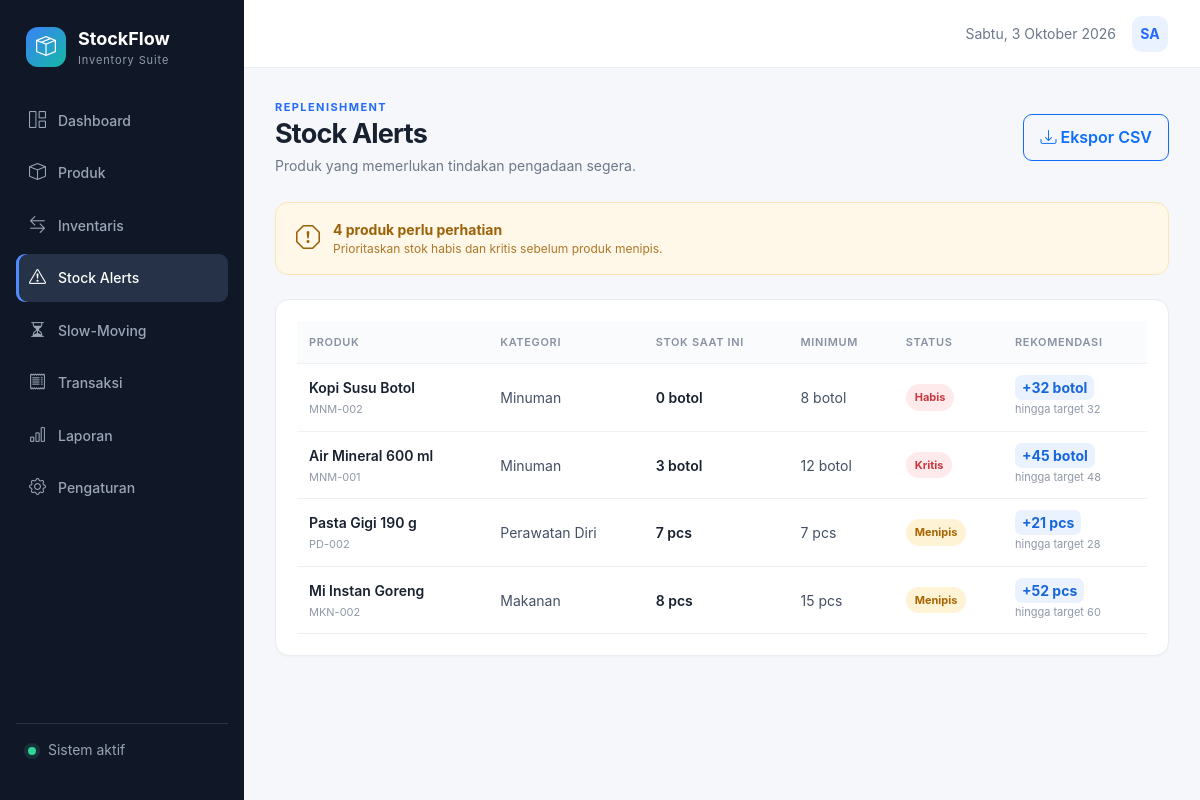
Screenshot of /alerts with the database file from the repository.
### tables this page shows
CREATE TABLE products (
    id INTEGER PRIMARY KEY AUTOINCREMENT,
    sku TEXT NOT NULL UNIQUE,
    name TEXT NOT NULL,
    category_id INTEGER NOT NULL,
    purchase_price REAL NOT NULL DEFAULT 0 CHECK (purchase_price >= 0),
    selling_price REAL NOT NULL DEFAULT 0 CHECK (selling_price >= 0),
    stock INTEGER NOT NULL DEFAULT 0 CHECK (stock >= 0),
    min_stock INTEGER NOT NULL DEFAULT 0 CHECK (min_stock >= 0),
    target_stock INTEGER NOT NULL DEFAULT 0 CHECK (target_stock >= 0),
    unit TEXT NOT NULL DEFAULT 'pcs',
    active INTEGER NOT NULL DEFAULT 1,
    created_at TEXT NOT NULL DEFAULT CURRENT_TIMESTAMP,
    updated_at TEXT NOT NULL DEFAULT CURRENT_TIMESTAMP,
    FOREIGN KEY (category_id) REFERENCES categories(id) ON DELETE RESTRICT
);

### inventory/routes.py (the view)
@bp.route("/alerts")
def alerts():
    rows = get_db().execute(
        """
        SELECT p.*, c.name AS category_name, MAX(p.target_stock - p.stock, 0) AS reorder_qty
        FROM products p JOIN categories c ON c.id = p.category_id
        WHERE p.active = 1 AND p.stock <= p.min_stock
        ORDER BY CASE WHEN p.stock = 0 THEN 0 WHEN p.stock <= MAX(1, p.min_stock / 2) THEN 1 ELSE 2 END,
                 p.stock ASC
        """
    ).fetchall()
    return render_template("alerts.html", products=rows)

### inventory/db.py (called while the page is built)
def get_db():
    if "db" not in g:
        g.db = sqlite3.connect(current_app.config["DATABASE"])
        g.db.row_factory = sqlite3.Row
        g.db.execute("PRAGMA foreign_keys = ON")
    return g.db

### inventory/routes.py (called while the page is built)
@bp.app_context_processor
def template_helpers():
    return {"stock_status": stock_status}

### inventory/services.py (called while the page is built)
def stock_status(stock, minimum):
    if stock <= 0:
        return "critical", "Habis"
    if stock <= max(1, minimum // 2):
        return "critical", "Kritis"
    if stock <= minimum:
        return "warning", "Menipis"
    return "safe", "Aman"

### inventory/templates/alerts.html
{% extends 'base.html' %}{% block title %}Stock Alerts{% endblock %}
{% block content %}<div class="page-heading"><div><p class="eyebrow">REPLENISHMENT</p><h1>Stock Alerts</h1><p>Produk yang memerlukan tindakan pengadaan segera.</p></div><a href="{{ url_for('main.export_report',status='low') }}" class="btn btn-outline-primary"><i class="bi bi-download"></i> Ekspor CSV</a></div>
<div class="alert-summary mb-4"><i class="bi bi-exclamation-octagon"></i><div><strong>{{ products|length }} produk perlu perhatian</strong><span>Prioritaskan stok habis dan kritis sebelum produk menipis.</span></div></div>
<section class="panel"><div class="table-responsive"><table class="table align-middle"><thead><tr><th>Produk</th><th>Kategori</th><th>Stok Saat Ini</th><th>Minimum</th><th>Status</th><th>Rekomendasi</th></tr></thead><tbody>{% for p in products %}{% set tone,label=stock_status(p.stock,p.min_stock) %}<tr><td><strong>{{ p.name }}</strong><small>{{ p.sku }}</small></td><td>{{ p.category_name }}</td><td><strong>{{ p.stock }} {{ p.unit }}</strong></td><td>{{ p.min_stock }} {{ p.unit }}</td><td><span class="stock-badge {{ tone }}">{{ label }}</span></td><td><span class="recommendation">+{{ p.reorder_qty }} {{ p.unit }}</span><small>hingga target {{ p.target_stock }}</small></td></tr>{% else %}<tr><td colspan="6" class="empty-state">Tidak ada alert stok aktif.</td></tr>{% endfor %}</tbody></table></div></section>{% endblock %}

### inventory/static/css/app.css (style rules this page uses)
:root { --ink:#18212f;--muted:#6d7889;--line:#e8edf3;--bg:#f5f7fa;--primary:#246bfd;--nav:#101828;--teal:#12a594;--warning:#f59e0b;--danger:#e5484d }
* { box-sizing:border-box }
body { margin:0;background:var(--bg);color:var(--ink);font-family:Inter,"Segoe UI",Roboto,Helvetica,Arial,sans-serif;font-size:14px }
.page-heading { display:flex;justify-content:space-between;align-items:center;gap:20px;margin-bottom:26px }
.page-heading h1 { font-size:27px;letter-spacing:-.03em;margin:2px 0 5px;font-weight:700 }
.page-heading p { margin:0;color:var(--muted) }
.eyebrow { font-size:11px!important;color:var(--primary)!important;font-weight:700;letter-spacing:.13em }
.btn { border-radius:9px;font-weight:600;padding:.65rem 1rem }
.metric-card,.panel,.mini-stat { background:#fff;border:1px solid var(--line);border-radius:14px;box-shadow:0 1px 2px #18212f08 }
.panel { padding:21px }
.table { margin:0 }
.table>:not(caption)>*>* { padding:13px 12px;border-color:#edf0f4 }
.table thead th { font-size:11px;text-transform:uppercase;letter-spacing:.06em;color:#8791a1;font-weight:600;background:#fafbfc;white-space:nowrap }
.table td { color:#445064 }
.table td strong,.table td small { display:block }
.table td strong { color:var(--ink);font-weight:600 }
.table td small { color:#9099a8;font-size:11px;margin-top:3px }
.stock-badge,.movement-badge { display:inline-block;border-radius:20px;padding:5px 9px;font-size:11px;font-weight:700 }
.stock-badge.warning { color:#a96400;background:#fff3d6 }
.stock-badge.critical { color:#c9363e;background:#ffeaeb }
.insight-bar,.alert-summary { border-radius:13px;padding:16px 20px;display:flex;align-items:center;gap:13px }
.alert-summary { background:#fff7e7;border:1px solid #fae4b8;color:#9c6209 }
.alert-summary i { font-size:24px }
.alert-summary strong,.alert-summary span { display:block }
.alert-summary span { font-size:12px;color:#ad7728 }
.recommendation { color:#1766db;background:#eaf2ff;border-radius:7px;padding:4px 7px;font-weight:700 }

### rows the page displays
products: name "Kopi Susu Botol", sku "MNM-002", category_name "Minuman", stock "0", unit "botol", min_stock "8", label "Habis", reorder_qty "32", target_stock "32"
products: name "Air Mineral 600 ml", sku "MNM-001", category_name "Minuman", stock "3", unit "botol", min_stock "12", label "Kritis", reorder_qty "45", target_stock "48"
products: name "Pasta Gigi 190 g", sku "PD-002", category_name "Perawatan Diri", stock "7", unit "pcs", min_stock "7", label "Menipis", reorder_qty "21", target_stock "28"
products: name "Mi Instan Goreng", sku "MKN-002", category_name "Makanan", stock "8", unit "pcs", min_stock "15", label "Menipis", reorder_qty "52", target_stock "60"

### other values shown
{{ products|length }} "4"
